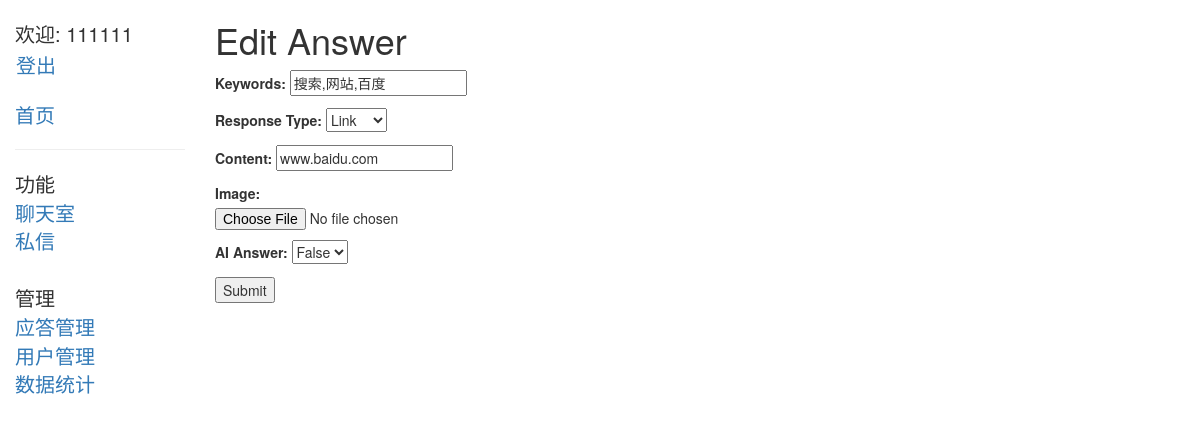
Screenshot of /backend/answers/edit/1/ (signed in) with the database file from the repository.
### user/models.py (models this page shows, shortened)
class CustomUser(AbstractBaseUser, PermissionsMixin):
    phone_number = models.CharField(max_length=20, unique=True)
    email = models.EmailField(unique=True)
    status = models.BooleanField(default=True)
    is_admin = models.BooleanField(default=False)
    is_staff = models.BooleanField(default=True)
    objects = CustomUserManager()  # 将 CustomUserManager 作为默认的管理器
    USERNAME_FIELD = 'phone_number'  # 用于登录的用户名字段
    REQUIRED_FIELDS = ['email']  # 其他必填字段

### answer/models.py (models this page shows)
class Answer(models.Model):
    id = models.AutoField(primary_key=True)  # 主键，自动递增
    keywords = models.CharField(max_length=255)
    response_type = models.CharField(max_length=1000,
                                     choices=[('text', 'Text'), ('image', 'Image'), ('link', 'Link')])
    content = models.TextField()
    ai_answer = models.BooleanField(default=False)

### backend/views.py (the view)
# urls.py: path('answers/edit/<int:id>/', answer_edit, name='answer_edit'),
def answer_edit(request, id):
    answer = get_object_or_404(Answer, id=id)
    if request.method == 'POST':
        form = EditAnswerForm(request.POST, request.FILES)
        if form.is_valid():
            keywords = form.cleaned_data['keywords']
            response_type = form.cleaned_data['response_type']
            content = form.cleaned_data['content']
            ai_answer = form.cleaned_data['ai_answer']
            if response_type == 'text' or response_type == 'link':
                data = {
                    'id': id,
                    'keywords': keywords,
                    'response_type': response_type,
                    'content': content,
                    'ai_answer': ai_answer
                }
                response = requests.put(f'{settings.BASE_URL}/api/answer/update', data=data)
            elif response_type == 'image':
                if answer.content:  # 旧文件路径
                    answer.content = answer.content.replace('/static/', '')
                    answer.content = answer.content.replace('/', '\\')
                    image_path = os.path.join(settings.STATICFILES_DIRS[0], answer.content)
                    if os.path.exists(image_path):  # os.path.exists 检查文件是否存在
                        os.remove(image_path)  # 删除旧文件
                image = form.cleaned_data['image']
                image_path = os.path.join(settings.STATICFILES_DIRS[0], 'images', image.name)
                with open(image_path, 'wb+') as destination:
                    for chunk in image.chunks():
                        destination.write(chunk)
                data = {
                    'id': id,
                    'keywords': keywords,
                    'response_type': response_type,
                    'content': f'/static/images/{image.name}',
                    'ai_answer': ai_answer
                }
                response = requests.put(f'{settings.BASE_URL}/api/answer/update', data=data)
            if response.status_code == 200:
                messages.success(request, '修改成功')
                return redirect('answer_admin')
            else:
                messages.error(request, response.json().get('error', '修改失败'))
    else:
        form = EditAnswerForm(initial={  # initial：预填充表单字段
            'keywords': answer.keywords,
            'response_type': answer.response_type,
            'content': answer.content,
            'ai_answer': answer.ai_answer
        })
    return render(request, 'answer_edit.html', {'form': form, 'answer': answer})

### backend/forms.py
class EditAnswerForm(forms.Form):
    keywords = forms.CharField(label='Keywords', max_length=255)
    response_type = forms.ChoiceField(label='Response Type',
                                      choices=[('text', 'Text'), ('image', 'Image'), ('link', 'Link')])
    content = forms.CharField(label='Content', max_length=255, required=False)
    image = forms.ImageField(label='Image', required=False)
    ai_answer = forms.ChoiceField(label='AI Answer', required=False,
                                  choices=[(True, 'True'), (False, 'False')])

### templates/answer_edit.html (shortened to what this page needs)
{% extends 'index.html' %}
{% block content %}
     <h1>Edit Answer</h1>
    <form method="post" enctype="multipart/form-data">
        {{ form.as_p }}
        <button type="submit">Submit</button>
    </form>
{% endblock %}

### templates/index.html (shortened to what this page needs)
{% load static %}
<!doctype html>
<html lang="en">
<head>
    <link rel="stylesheet" href="{% static 'css/bootstrap.min.css' %}"/>
    <link rel="stylesheet" href="{% static 'css/styles.css' %}"/>
</head>
<body>
<div class="container-fluid">
    <div class="row">
        <div class="col-sm-2">
            {% block sidebar %}
                <ul class="sidebar-nav">
                {% if user.is_authenticated %}
                    <li>欢迎: {{ user.get_username }}</li>
                    <li>
                    <form id="logout-form" method="post" action="{% url 'logout' %}">
                    <button type="submit" class="btn btn-link" style="font-size: 20px;">登出</button>
                    </form>
                    </li>
                {% else %}
                    <li><a href="{% url 'login'%}">登录</a></li>
                {% endif %}
                </ul>
                <ul class="sidebar-nav">
                <li><a href="{% url 'index' %}">首页</a></li>
                </ul>
                {% if user.is_staff %}
                    <hr>
                    <ul class="sidebar-nav">
                    <li>功能</li>
                    <li><a href="{% url 'chat' %}">聊天室</a></li>
                    <li><a href="{% url 'user_online' %}">私信</a></li>
                    <br>
                    <li>管理</li>
                    <li><a href="{% url 'answer_admin' %}">应答管理</a></li>
                    <li><a href="{% url 'user_admin' %}">用户管理</a></li>
                    <li><a href="{% url 'statistics_admin' %}">数据统计</a></li>
                    </ul>
                {% endif %}
            {% endblock %}
        </div>
        <div class="col-sm-10">
            {% block content %}{% endblock %}
        </div>
    </div>
</div>
</body>
</html>

### static/css/styles.css (style rules this page uses)
.sidebar-nav { margin-top: 20px; padding: 0; list-style: none; font-size: 20px; }
#logout-form { display: inline; }
#logout-form button { padding: 0; margin: 0; }

### rows the page displays
CustomUser: get_username "111111"
Answer: keywords "搜索,网站,百度", response_type "Link", content "www.baidu.com", ai_answer "False"
